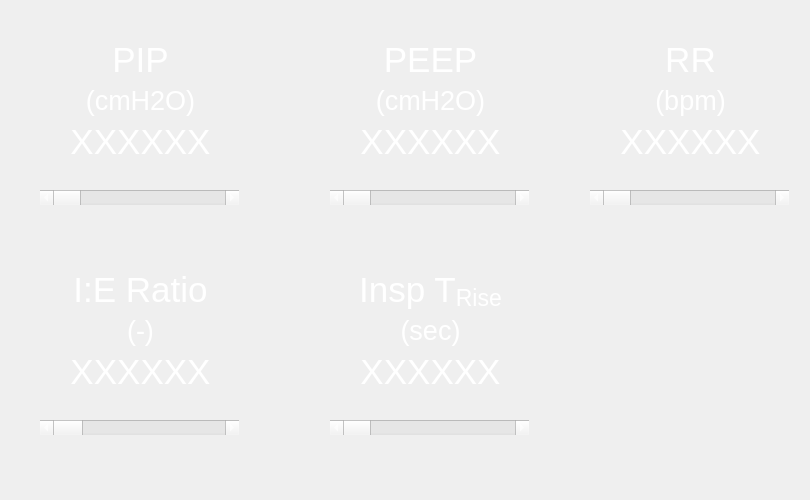
<?xml version="1.0" encoding="UTF-8"?>
<ui version="4.0">
 <class>Form</class>
 <widget class="QWidget" name="Form">
  <property name="geometry">
   <rect>
    <x>0</x>
    <y>0</y>
    <width>810</width>
    <height>500</height>
   </rect>
  </property>
  <property name="windowTitle">
   <string>Form</string>
  </property>
  <widget class="QWidget" name="layoutWidget">
   <property name="geometry">
    <rect>
     <x>590</x>
     <y>40</y>
     <width>201</width>
     <height>121</height>
    </rect>
   </property>
   <property name="styleSheet">
    <string notr="true">color: rgb(255, 255, 255);</string>
   </property>
   <layout class="QVBoxLayout" name="verticalLayout_10">
    <item>
     <widget class="QLabel" name="RR_label_set">
      <property name="font">
       <font>
        <family>Arial</family>
        <pointsize>26</pointsize>
       </font>
      </property>
      <property name="styleSheet">
       <string notr="true">color: rgb(255, 255, 255);</string>
      </property>
      <property name="text">
       <string>RR</string>
      </property>
      <property name="alignment">
       <set>Qt::AlignCenter</set>
      </property>
     </widget>
    </item>
    <item>
     <widget class="QLabel" name="setRR_units">
      <property name="font">
       <font>
        <family>Arial</family>
        <pointsize>20</pointsize>
       </font>
      </property>
      <property name="styleSheet">
       <string notr="true">color: rgb(255, 255, 255);</string>
      </property>
      <property name="text">
       <string>(bpm)</string>
      </property>
      <property name="alignment">
       <set>Qt::AlignCenter</set>
      </property>
     </widget>
    </item>
    <item>
     <widget class="QLabel" name="setRRvar_setting">
      <property name="font">
       <font>
        <family>Arial</family>
        <pointsize>26</pointsize>
       </font>
      </property>
      <property name="styleSheet">
       <string notr="true">color: rgb(255, 255, 255);</string>
      </property>
      <property name="text">
       <string>XXXXXX</string>
      </property>
      <property name="alignment">
       <set>Qt::AlignCenter</set>
      </property>
     </widget>
    </item>
   </layout>
  </widget>
  <widget class="QWidget" name="layoutWidget">
   <property name="geometry">
    <rect>
     <x>40</x>
     <y>270</y>
     <width>201</width>
     <height>121</height>
    </rect>
   </property>
   <property name="styleSheet">
    <string notr="true">color: rgb(255, 255, 255);</string>
   </property>
   <layout class="QVBoxLayout" name="verticalLayout_6">
    <item>
     <widget class="QLabel" name="Tinsp_label_set">
      <property name="font">
       <font>
        <family>Arial</family>
        <pointsize>26</pointsize>
       </font>
      </property>
      <property name="styleSheet">
       <string notr="true">color: rgb(255, 255, 255);</string>
      </property>
      <property name="text">
       <string>I:E Ratio</string>
      </property>
      <property name="alignment">
       <set>Qt::AlignCenter</set>
      </property>
     </widget>
    </item>
    <item>
     <widget class="QLabel" name="setTinsp_units">
      <property name="font">
       <font>
        <family>Arial</family>
        <pointsize>20</pointsize>
       </font>
      </property>
      <property name="styleSheet">
       <string notr="true">color: rgb(255, 255, 255);</string>
      </property>
      <property name="text">
       <string>(-)</string>
      </property>
      <property name="alignment">
       <set>Qt::AlignCenter</set>
      </property>
     </widget>
    </item>
    <item>
     <widget class="QLabel" name="setIERatiovar_setting">
      <property name="font">
       <font>
        <family>Arial</family>
        <pointsize>26</pointsize>
       </font>
      </property>
      <property name="styleSheet">
       <string notr="true">color: rgb(255, 255, 255);</string>
      </property>
      <property name="text">
       <string>XXXXXX</string>
      </property>
      <property name="alignment">
       <set>Qt::AlignCenter</set>
      </property>
     </widget>
    </item>
   </layout>
  </widget>
  <widget class="QWidget" name="layoutWidget">
   <property name="geometry">
    <rect>
     <x>330</x>
     <y>40</y>
     <width>201</width>
     <height>121</height>
    </rect>
   </property>
   <property name="styleSheet">
    <string notr="true">color: rgb(255, 255, 255);</string>
   </property>
   <layout class="QVBoxLayout" name="verticalLayout_9">
    <item>
     <widget class="QLabel" name="PEEP_label_set">
      <property name="font">
       <font>
        <family>Arial</family>
        <pointsize>26</pointsize>
       </font>
      </property>
      <property name="styleSheet">
       <string notr="true">color: rgb(255, 255, 255);</string>
      </property>
      <property name="text">
       <string>PEEP</string>
      </property>
      <property name="alignment">
       <set>Qt::AlignCenter</set>
      </property>
     </widget>
    </item>
    <item>
     <widget class="QLabel" name="setPEEP_units">
      <property name="font">
       <font>
        <family>Arial</family>
        <pointsize>20</pointsize>
       </font>
      </property>
      <property name="styleSheet">
       <string notr="true">color: rgb(255, 255, 255);</string>
      </property>
      <property name="text">
       <string>(cmH2O)</string>
      </property>
      <property name="alignment">
       <set>Qt::AlignCenter</set>
      </property>
     </widget>
    </item>
    <item>
     <widget class="QLabel" name="setPEEPvar_setting">
      <property name="font">
       <font>
        <family>Arial</family>
        <pointsize>26</pointsize>
       </font>
      </property>
      <property name="styleSheet">
       <string notr="true">color: rgb(255, 255, 255);</string>
      </property>
      <property name="text">
       <string>XXXXXX</string>
      </property>
      <property name="alignment">
       <set>Qt::AlignCenter</set>
      </property>
     </widget>
    </item>
   </layout>
  </widget>
  <widget class="QWidget" name="layoutWidget">
   <property name="geometry">
    <rect>
     <x>40</x>
     <y>40</y>
     <width>201</width>
     <height>121</height>
    </rect>
   </property>
   <property name="styleSheet">
    <string notr="true">color: rgb(255, 255, 255);</string>
   </property>
   <layout class="QVBoxLayout" name="verticalLayout_7">
    <item>
     <widget class="QLabel" name="PIP_label_set">
      <property name="font">
       <font>
        <family>Arial</family>
        <pointsize>26</pointsize>
       </font>
      </property>
      <property name="styleSheet">
       <string notr="true">color: rgb(255, 255, 255);</string>
      </property>
      <property name="text">
       <string>PIP</string>
      </property>
      <property name="alignment">
       <set>Qt::AlignCenter</set>
      </property>
     </widget>
    </item>
    <item>
     <widget class="QLabel" name="setPIP_units">
      <property name="font">
       <font>
        <family>Arial</family>
        <pointsize>20</pointsize>
       </font>
      </property>
      <property name="styleSheet">
       <string notr="true">color: rgb(255, 255, 255);</string>
      </property>
      <property name="text">
       <string>(cmH2O)</string>
      </property>
      <property name="alignment">
       <set>Qt::AlignCenter</set>
      </property>
     </widget>
    </item>
    <item>
     <widget class="QLabel" name="setPIPvar_setting">
      <property name="font">
       <font>
        <family>Arial</family>
        <pointsize>26</pointsize>
       </font>
      </property>
      <property name="styleSheet">
       <string notr="true">color: rgb(255, 255, 255);</string>
      </property>
      <property name="text">
       <string>XXXXXX</string>
      </property>
      <property name="alignment">
       <set>Qt::AlignCenter</set>
      </property>
     </widget>
    </item>
   </layout>
  </widget>
  <widget class="QScrollBar" name="setIERatioScrollBar">
   <property name="geometry">
    <rect>
     <x>40</x>
     <y>420</y>
     <width>199</width>
     <height>15</height>
    </rect>
   </property>
   <property name="styleSheet">
    <string notr="true">color: rgb(255, 255, 255);</string>
   </property>
   <property name="maximum">
    <number>10</number>
   </property>
   <property name="pageStep">
    <number>2</number>
   </property>
   <property name="value">
    <number>0</number>
   </property>
   <property name="orientation">
    <enum>Qt::Horizontal</enum>
   </property>
  </widget>
  <widget class="QScrollBar" name="setRRScrollBar">
   <property name="geometry">
    <rect>
     <x>590</x>
     <y>190</y>
     <width>199</width>
     <height>15</height>
    </rect>
   </property>
   <property name="styleSheet">
    <string notr="true">color: rgb(255, 255, 255);</string>
   </property>
   <property name="orientation">
    <enum>Qt::Horizontal</enum>
   </property>
  </widget>
  <widget class="QScrollBar" name="setPIPScrollBar">
   <property name="geometry">
    <rect>
     <x>40</x>
     <y>190</y>
     <width>199</width>
     <height>15</height>
    </rect>
   </property>
   <property name="styleSheet">
    <string notr="true">color: rgb(255, 255, 255);</string>
   </property>
   <property name="orientation">
    <enum>Qt::Horizontal</enum>
   </property>
  </widget>
  <widget class="QScrollBar" name="setPEEPScrollBar">
   <property name="geometry">
    <rect>
     <x>330</x>
     <y>190</y>
     <width>199</width>
     <height>15</height>
    </rect>
   </property>
   <property name="styleSheet">
    <string notr="true">color: rgb(255, 255, 255);</string>
   </property>
   <property name="orientation">
    <enum>Qt::Horizontal</enum>
   </property>
  </widget>
  <widget class="QWidget" name="layoutWidget_2">
   <property name="geometry">
    <rect>
     <x>330</x>
     <y>270</y>
     <width>201</width>
     <height>121</height>
    </rect>
   </property>
   <property name="styleSheet">
    <string notr="true">color: rgb(255, 255, 255);</string>
   </property>
   <layout class="QVBoxLayout" name="verticalLayout_11">
    <item>
     <widget class="QLabel" name="Tplateau_label_set">
      <property name="font">
       <font>
        <family>Arial</family>
        <pointsize>26</pointsize>
       </font>
      </property>
      <property name="styleSheet">
       <string notr="true">color: rgb(255, 255, 255);</string>
      </property>
      <property name="text">
       <string>&lt;html&gt;&lt;head/&gt;&lt;body&gt;&lt;p&gt;Insp T&lt;span style=&quot; vertical-align:sub;&quot;&gt;Rise&lt;/span&gt;&lt;/p&gt;&lt;/body&gt;&lt;/html&gt;</string>
      </property>
      <property name="alignment">
       <set>Qt::AlignCenter</set>
      </property>
     </widget>
    </item>
    <item>
     <widget class="QLabel" name="setTplateau_units">
      <property name="font">
       <font>
        <family>Arial</family>
        <pointsize>20</pointsize>
       </font>
      </property>
      <property name="styleSheet">
       <string notr="true">color: rgb(255, 255, 255);</string>
      </property>
      <property name="text">
       <string>(sec)</string>
      </property>
      <property name="alignment">
       <set>Qt::AlignCenter</set>
      </property>
     </widget>
    </item>
    <item>
     <widget class="QLabel" name="setInspRiseTimevar_setting">
      <property name="font">
       <font>
        <family>Arial</family>
        <pointsize>26</pointsize>
       </font>
      </property>
      <property name="styleSheet">
       <string notr="true">color: rgb(255, 255, 255);</string>
      </property>
      <property name="text">
       <string>XXXXXX</string>
      </property>
      <property name="alignment">
       <set>Qt::AlignCenter</set>
      </property>
     </widget>
    </item>
   </layout>
  </widget>
  <widget class="QScrollBar" name="setInspRiseTimeScrollBar">
   <property name="geometry">
    <rect>
     <x>330</x>
     <y>420</y>
     <width>199</width>
     <height>15</height>
    </rect>
   </property>
   <property name="styleSheet">
    <string notr="true">color: rgb(255, 255, 255);</string>
   </property>
   <property name="orientation">
    <enum>Qt::Horizontal</enum>
   </property>
  </widget>
 </widget>
 <resources/>
 <connections/>
</ui>
